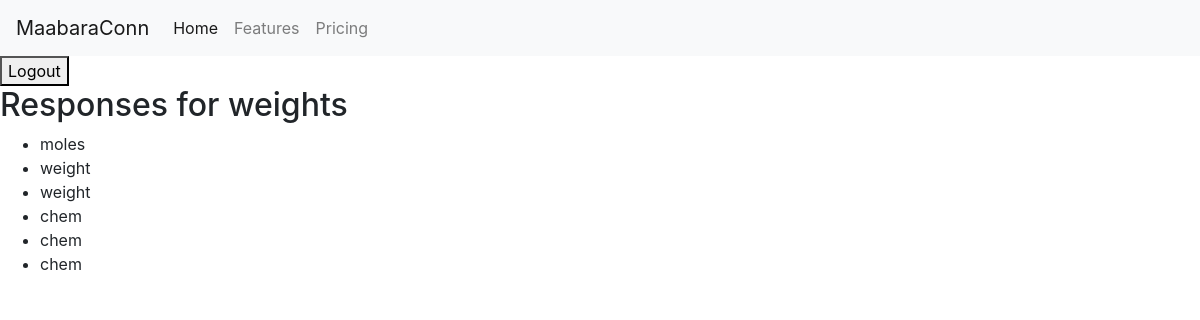
/users/responses/1/ (signed in), run on an earlier commit of the app's database.
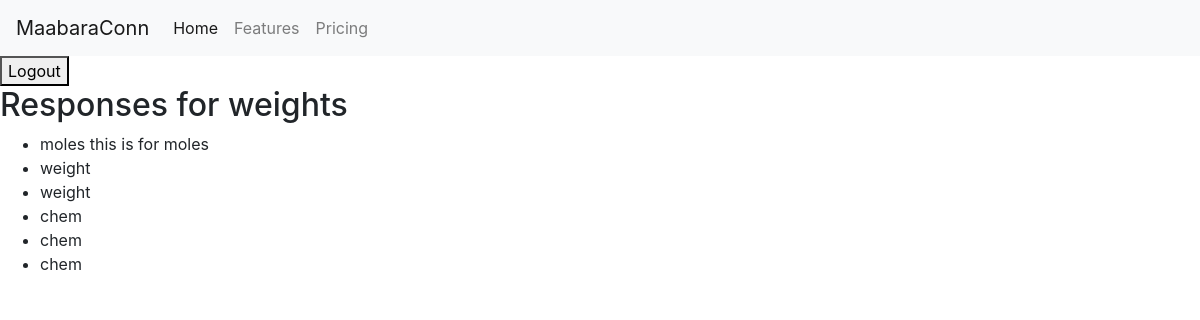
And on a later commit of the database.
### users/models.py (models this page shows, shortened)
class LabReport(models.Model):
    REPORT_TYPE_CHOICES = [
        ('IND', 'Individual'),
        ('GRP', 'Group'),]
    report_type = models.CharField(
        max_length=3, choices=REPORT_TYPE_CHOICES, default='IND')
    creator = models.ForeignKey(
        settings.AUTH_USER_MODEL, on_delete=models.CASCADE, related_name='lab_reports')
    course = models.ForeignKey(
        Course, on_delete=models.CASCADE, related_name='lab_reports')
    title = models.CharField(max_length=255)
    description = models.TextField()
    laboratory = models.ForeignKey(
        Laboratory, on_delete=models.CASCADE, related_name='lab_reports', null=True)
    document = models.FileField(upload_to='lab_reports/')
    submitted_at = models.DateTimeField(auto_now_add=True)
    status = models.CharField(max_length=100, default='Pending')
    template = models.ForeignKey(
        LabTemplate, on_delete=models.SET_NULL, null=True, blank=True, related_name='lab_reports')

class StudentResponse(models.Model):
    section = models.ForeignKey(
        TemplateSection, on_delete=models.CASCADE, related_name='responses')
    student = models.ForeignKey(
        settings.AUTH_USER_MODEL, on_delete=models.CASCADE, related_name='responses')
    response_text = models.TextField()

### users/views.py (the view)
# urls.py: path('responses/<int:lab_report_id>/', views.student_lab_report_responses,
def student_lab_report_responses(request, lab_report_id):
    lab_report = get_object_or_404(LabReport, id=lab_report_id)
    responses = lab_report.responses.filter(student=request.user)
    return render(request, 'course/students_response.html', {
        'lab_report': lab_report,
        'responses': responses
    })

### users/templates/course/students_response.html
{% extends "base.html" %} {% block content %}
<h2>Responses for {{ lab_report.title }}</h2>
{% if responses %}
<ul>
  {% for response in responses %}
  <li>{{ response.response_text }}</li>
  {% endfor %}
</ul>
{% else %}
<p>No responses submitted yet.</p>
{% endif %} {% endblock %}

### users/templates/base.html (shortened to what this page needs)
<!DOCTYPE html>
<html lang="en">
  <head>
    {% load static %}
    <link rel="stylesheet" href="{% static 'css/bootstrap.min.css' %}" />
    <link
      rel="stylesheet"
      href="https://stackpath.bootstrapcdn.com/bootstrap/4.5.2/css/bootstrap.min.css"
    />
  </head>
    <nav class="navbar navbar-expand-lg navbar-light bg-light">
      <a class="navbar-brand" href="#">MaabaraConn</a>
      <div class="collapse navbar-collapse" id="navbarNav">
        <ul class="navbar-nav">
          <li class="nav-item active">
            <a class="nav-link" href="#"
              >Home <span class="sr-only">(current)</span></a
            >
          </li>
          <li class="nav-item">
            <a class="nav-link" href="#">Features</a>
          </li>
          <li class="nav-item">
            <a class="nav-link" href="#">Pricing</a>
          </li>
        </ul>
      </div>
    </nav>
    <form action="{% url 'logout' %}" method="post">
      <button type="submit">Logout</button>
    </form>
    {% block content %}{% endblock %}
  </body>
</html>

What changed in the data, as far as the page shows it:
changed StudentResponse: response_text "moles" → "moles this is for moles"
